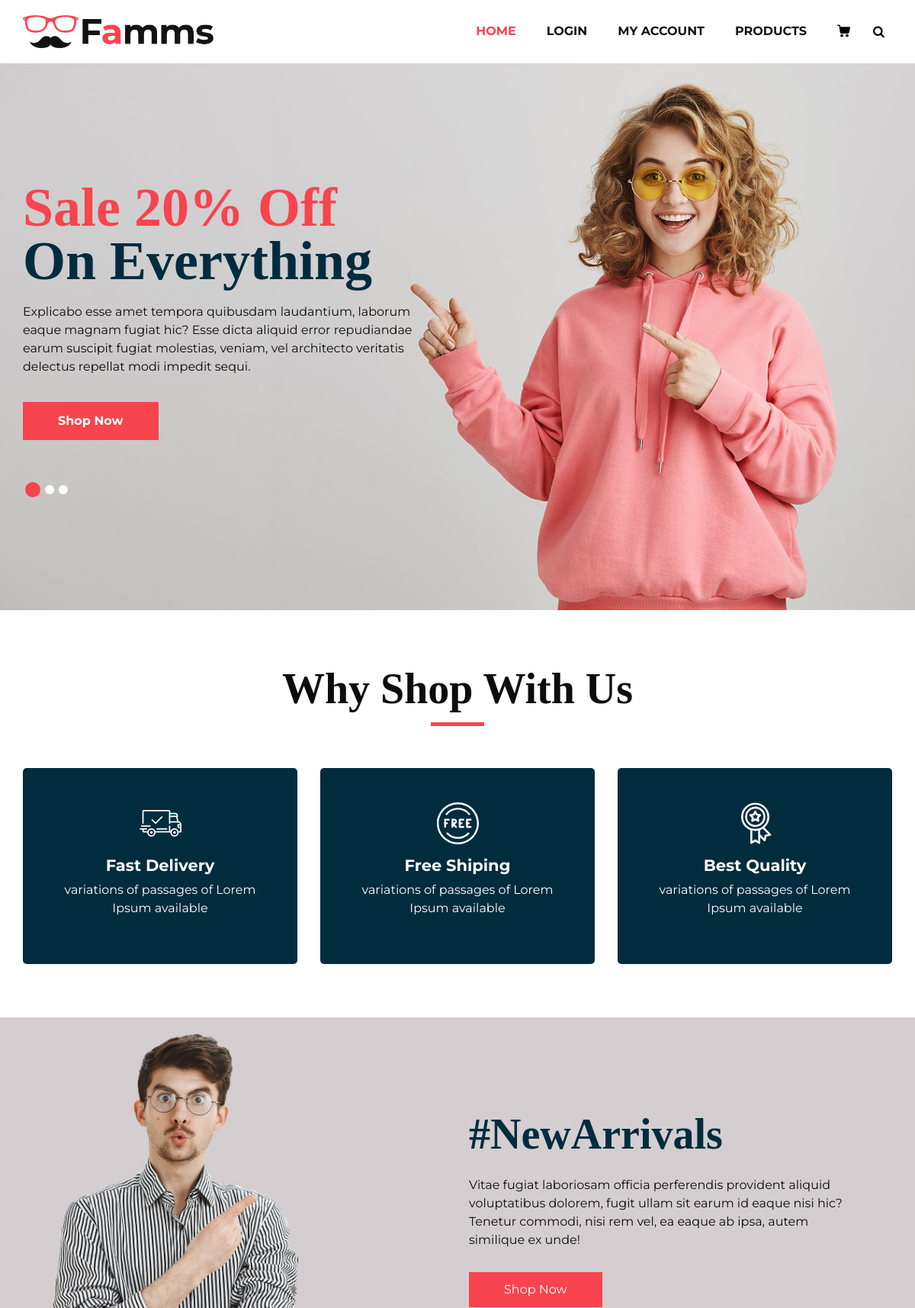
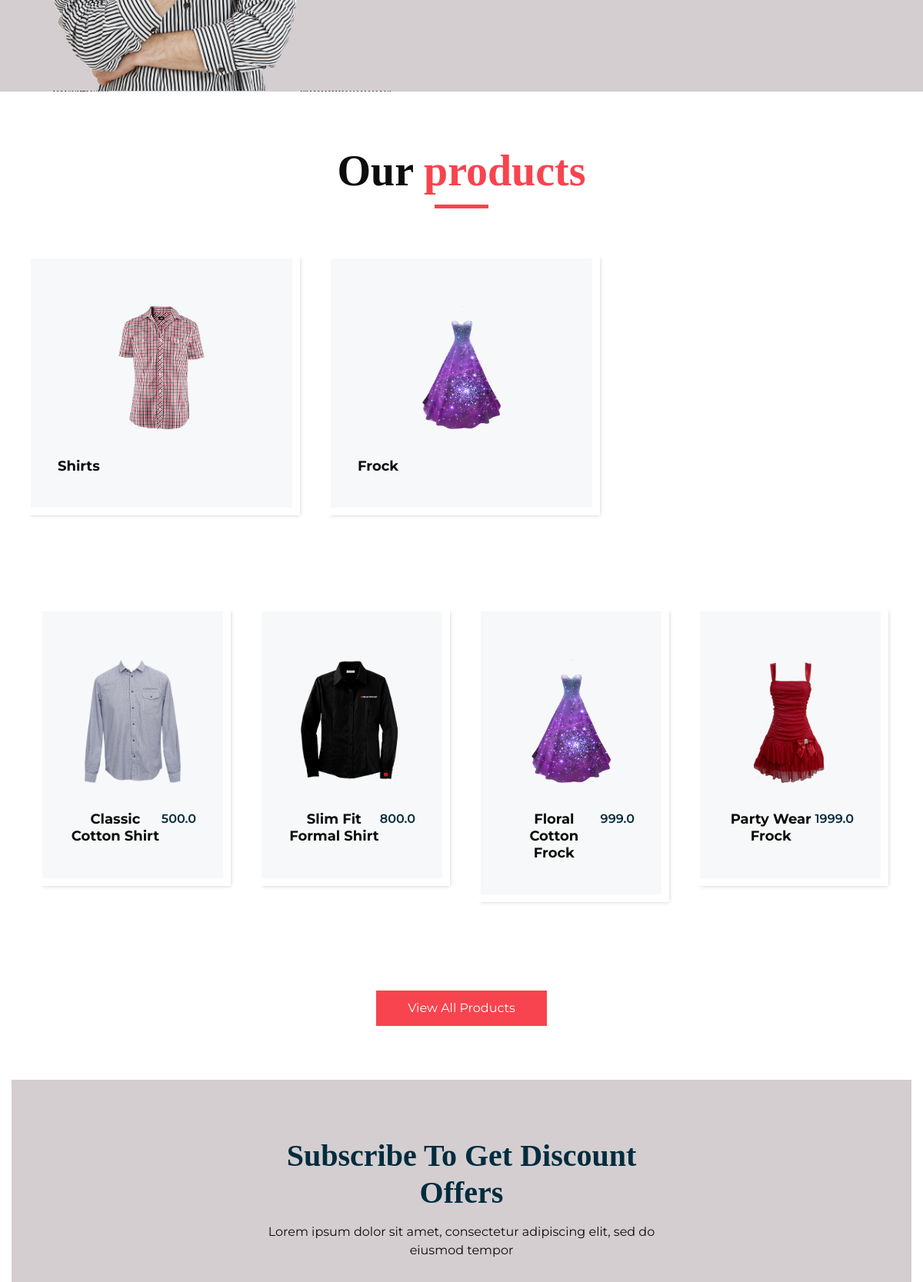
The page / (upper part) on the database its author committed (2 pictures, top to bottom).
### myapp/models.py (models this page shows, shortened)
class Category(models.Model):
    name = models.CharField(max_length=50)
    image = models.ImageField(upload_to="category_image")

class Product(models.Model):
    category = models.ForeignKey(Category,on_delete=models.CASCADE)
    name = models.CharField(max_length=50)
    price = models.FloatField()
    qty  =models.IntegerField()
    description = models.TextField()
    image = models.ImageField(upload_to="product_image")

### myapp/views.py (the view)
# urls.py: path('', index, name='index'),
def index(request):
    allCategories = Category.objects.all()
    allProducts = Product.objects.all()
    try :
        catid = request.GET['catid']
        allProducts = Product.objects.filter(category_id=catid)
        return render(request,"index.html",{"categories":allCategories,"products":allProducts})
    except Exception as e :
         return render(request,"index.html",{"categories":allCategories,"products":allProducts})

### myapp/templates/index.html (shortened to what this page needs)
{% extends "base.html" %}
{% load static %}
{% block content %}
<section class="slider_section ">
   <div class="slider_bg_box">
      <img src="{% static 'assets/images/slider-bg.jpg' %}" alt="">
   </div>
   <div id="customCarousel1" class="carousel slide" data-ride="carousel">
      <div class="carousel-inner">
         <div class="carousel-item active">
            <div class="container ">
               <div class="row">
                  <div class="col-md-7 col-lg-6 ">
                     <div class="detail-box">
                        <h1>
                           <span>
                              Sale 20% Off
                           </span>
                           <br>
                           On Everything
                        </h1>
                        <p>
                           Explicabo esse amet tempora quibusdam laudantium, laborum eaque magnam fugiat hic? Esse
                           dicta aliquid error repudiandae earum suscipit fugiat molestias, veniam, vel architecto
                           veritatis delectus repellat modi impedit sequi.
                        </p>
                        <div class="btn-box">
                           <a href="" class="btn1">
                              Shop Now
                           </a>
                        </div>
                     </div>
                  </div>
               </div>
            </div>
         </div>
      </div>
      <div class="container">
         <ol class="carousel-indicators">
            <li data-target="#customCarousel1" data-slide-to="0" class="active"></li>
            <li data-target="#customCarousel1" data-slide-to="1"></li>
            <li data-target="#customCarousel1" data-slide-to="2"></li>
         </ol>
      </div>
   </div>
</section>
</div>
<section class="why_section layout_padding">
   <div class="container">
      <div class="heading_container heading_center">
         <h2>
            Why Shop With Us
         </h2>
      </div>
      <div class="row">
         <div class="col-md-4">
            <div class="box ">
               <div class="img-box">
               </div>
               <div class="detail-box">
                  <h5>
                     Fast Delivery
                  </h5>
                  <p>
                     variations of passages of Lorem Ipsum available
                  </p>
               </div>
            </div>
         </div>
         <div class="col-md-4">
            <div class="box ">
               <div class="img-box">
               </div>
               <div class="detail-box">
                  <h5>
                     Free Shiping
                  </h5>
                  <p>
                     variations of passages of Lorem Ipsum available
                  </p>
               </div>
            </div>
         </div>
         <div class="col-md-4">
            <div class="box ">
               <div class="img-box">
               </div>
               <div class="detail-box">
                  <h5>
                     Best Quality
                  </h5>
                  <p>
                     variations of passages of Lorem Ipsum available
                  </p>
               </div>
            </div>
         </div>
      </div>
   </div>
</section>
<section class="arrival_section">
   <div class="container">
      <div class="box">
         <div class="arrival_bg_box">
            <img src="{% static 'assets/images/arrival-bg.png' %}" alt="">
         </div>
         <div class="row">
            <div class="col-md-6 ml-auto">
               <div class="heading_container remove_line_bt">
                  <h2>
                     #NewArrivals
                  </h2>
               </div>
               <p style="margin-top: 20px;margin-bottom: 30px;">
                  Vitae fugiat laboriosam officia perferendis provident aliquid voluptatibus dolorem, fugit ullam sit
                  earum id eaque nisi hic? Tenetur commodi, nisi rem vel, ea eaque ab ipsa, autem similique ex unde!
               </p>
               <a href="">
                  Shop Now
               </a>
            </div>
         </div>
      </div>
   </div>
</section>
<section class="product_section layout_padding">
   <div class="container">
      <div class="heading_container heading_center">
         <h2>
            Our <span>products</span>
         </h2>
      </div>
      <div class="row">
         {% for category in categories %}
         <div class="col-sm-6 col-md-4 col-lg-4">
            <div class="box">
               <div class="img-box">
                  <img src="/media/{{ category.image }}" alt="{{ category.name }}">
               </div>
               <div class="detail-box">
                  <h5>{{ category.name }}</h5>
               </div>
            </div>
         </div>
         {% endfor %}
      </div>
      <section class="product_section layout_padding">
         <div class="container">
            <div class="row">
               {% for product in products %}
               <div class="col-sm-6 col-md-4 col-lg-3">
                  <div class="box">
                     <div class="img-box">
                        <a href="{% url 'product' %}?catid={{ product.id }}">
                           <img src="/media/{{ product.image }}" alt="{{ product.name }}">
                        </a>
                     </div>
                     <div class="detail-box">
                        <h5>{{ product.name }}</h5>
                        <h6>{{ product.price }}</h6>
                     </div>
                  </div>
               </div>
               {% endfor %}
            </div>
         </div>
      </section>
      <div class="btn-box">
         <a href="{% url 'product' %}">View All Products</a>
      </div>
   </div>
</section>
<section class="subscribe_section">
   <div class="container-fluid">
      <div class="box">
         <div class="row">
            <div class="col-md-6 offset-md-3">
               <div class="subscribe_form">
                  <div class="heading_container heading_center">
                     <h3>Subscribe To Get Discount Offers</h3>
                  </div>
                  <p>Lorem ipsum dolor sit amet, consectetur adipiscing elit, sed do eiusmod tempor</p>
                  <form action="">
                  </form>
               </div>
            </div>
         </div>
      </div>
   </div>
</section>
{% endblock %}

### static/assets/css/responsive.css (style rules this page uses)
@media (min-width: 1200px) { .container { max-width: 1170px; } }

### rows shown on the page
Category: image (picture), name "Shirts"
Category: image (picture), name "Frock"
Product: image (picture), name "Classic Cotton Shirt", price "500.0"
Product: image (picture), name "Slim Fit Formal Shirt", price "800.0"
Product: image (picture), name "Floral Cotton Frock", price "999.0"
Product: image (picture), name "Party Wear Frock", price "1999.0"
